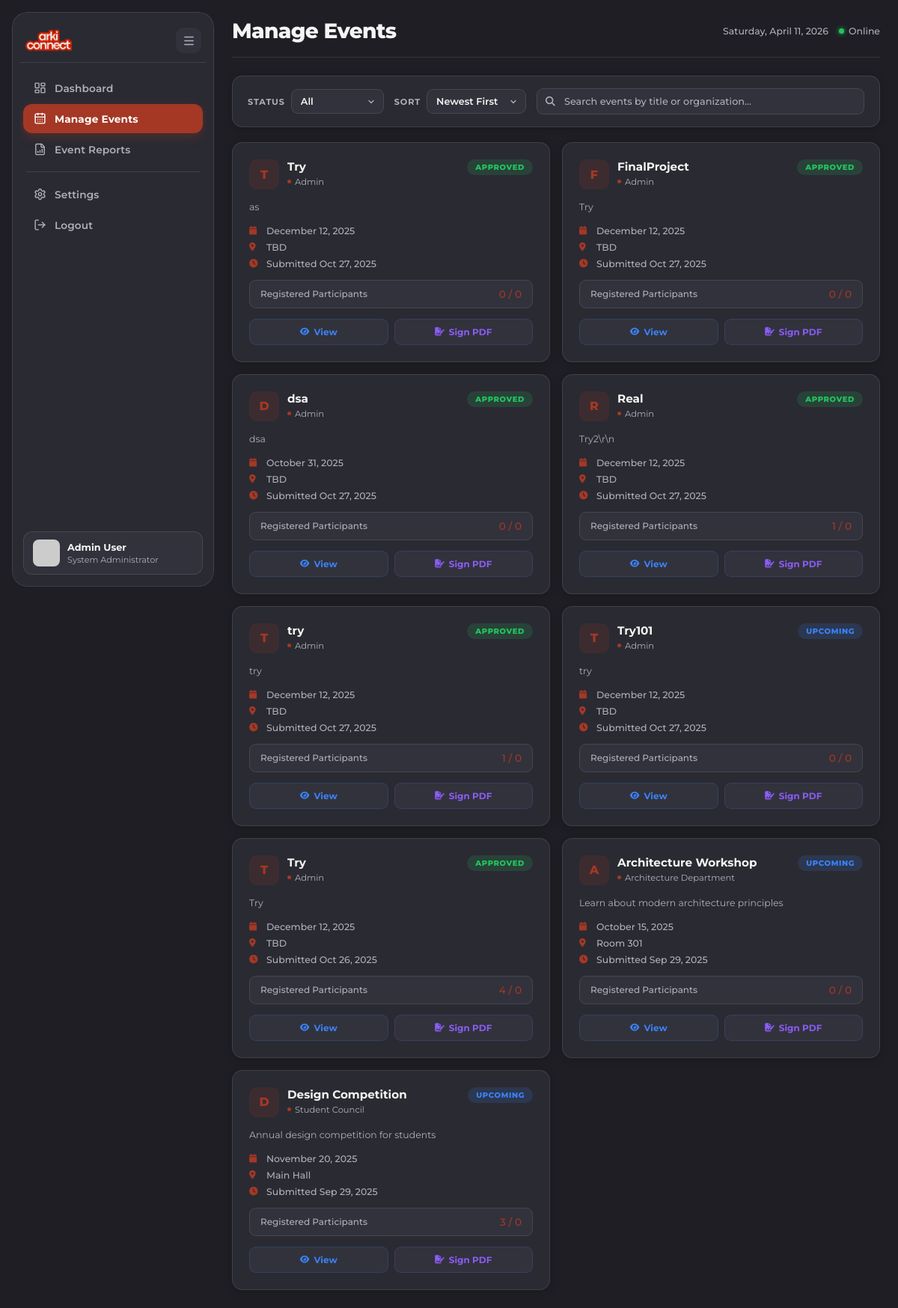
Page /PHP/manage_events.php on the committed database.
### tables this page shows
CREATE TABLE `events` (
  `id` int(11) NOT NULL,
  `title` varchar(255) NOT NULL,
  `description` text DEFAULT NULL,
  `event_date` date NOT NULL,
  `event_time` time DEFAULT NULL,
  `start_time` time DEFAULT NULL,
  `end_time` time DEFAULT NULL,
  `location` varchar(255) DEFAULT NULL,
  `image_path` varchar(500) DEFAULT NULL,
  `pdf_path` varchar(255) DEFAULT NULL,
  `registrants` int(11) DEFAULT 0,
  `organizer` varchar(255) DEFAULT NULL,
  `status` enum('pending','approved','upcoming','ongoing','completed','cancelled','rejected') DEFAULT 'pending',
  `created_by` int(11) DEFAULT NULL,
  `created_at` timestamp NOT NULL DEFAULT current_timestamp(),
  `updated_at` timestamp NOT NULL DEFAULT current_timestamp() ON UPDATE current_timestamp(),
  `approved_by` int(11) DEFAULT NULL,
  `approved_at` timestamp NULL DEFAULT NULL,
  `rejection_reason` text DEFAULT NULL
);

### PHP/manage_events.php (the view, shortened to what this page needs)
<?php
$conn = new mysqli('localhost', 'root', '', 'user_db');
$userName = $_SESSION['fullname'] ?? 'Admin User';
$words = explode(' ', trim($userName));
$userInitials = strtoupper(substr($words[0], 0, 1) . (isset($words[1]) ? substr($words[1], 0, 1) : ''));
$query = "SELECT
    e.id, e.title, e.description, e.event_date, e.location, e.status,
    e.organizer as org_name, e.created_at,
    COUNT(er.id) as registered_count,
    e.registrants as max_participants
FROM events e
LEFT JOIN event_registrations er ON e.id = er.event_id
GROUP BY e.id
ORDER BY e.created_at DESC";
$result = $conn->query($query);
$all_events = [];
if ($result && $result->num_rows > 0) {
    while ($row = $result->fetch_assoc()) $all_events[] = $row;
}
?>
<!DOCTYPE html>
<html lang="en">
<head>
    <link rel="stylesheet" href="https://cdnjs.cloudflare.com/ajax/libs/font-awesome/6.5.2/css/all.min.css">
</head>
<body>
<div class="dashboard-container">
<aside class="sidebar">
    <div class="sidebar-top-icons">
        <button class="menu-toggle-desktop" title="Toggle sidebar">
            <i data-lucide="menu"></i>
        </button>
        <div class="logo">
            <a href="Admin_db.php">
                <img src="../Images/newlogo.png" alt="Arki Connect"
                     onerror="this.style.display='none';document.getElementById('logo-fb').style.display='block'">
            </a>
        </div>
    </div>
    <div class="nav-section">
        <a href="Admin_db.php" class="nav-link" title="Dashboard">
            <i data-lucide="layout-dashboard"></i>
            <span class="link-text">Dashboard</span>
        </a>
        <a href="manage_events.php" class="nav-link active" title="Manage Events">
            <i data-lucide="calendar-days"></i>
            <span class="link-text">Manage Events</span>
        </a>
        <a href="event_reports.php" class="nav-link" title="Event Reports">
            <i data-lucide="file-bar-chart"></i>
            <span class="link-text">Event Reports</span>
        </a>
        <hr class="separator">
        <a href="settings_admin.php" class="nav-link" title="Settings">
            <i data-lucide="settings"></i>
            <span class="link-text">Settings</span>
        </a>
        <a href="login.php?logout=true" class="nav-link logout-link" title="Sign out">
            <i data-lucide="log-out"></i>
            <span class="link-text">Logout</span>
        </a>
    </div>
    <div class="user-profile">
        <img src="https://placehold.co/36x36/A43825/ffffff?text=<?= htmlspecialchars($userInitials) ?>" alt="Admin">
        <div class="user-info">
            <div class="name"><?= htmlspecialchars($userName) ?></div>
            <div class="role">System Administrator</div>
        </div>
    </div>
</aside>
<main class="content-area">
    <header class="content-header">
        <h2>Manage Events</h2>
        <div class="header-right">
            <span id="headerDate"></span>
            <div class="online-pill">
                <span class="pulse-dot"></span> Online
            </div>
        </div>
    </header>
    <div class="main-content-layout">
        <div class="filter-bar">
            <div class="filter-group">
                <label>Status</label>
                <select class="filter-select" id="statusFilter">
                    <option value="all">All</option>
                </select>
            </div>
            <div class="filter-group">
                <label>Sort</label>
                <select class="filter-select" id="sortFilter">
                    <option value="newest">Newest First</option>
                </select>
            </div>
            <div class="search-box">
                <i class="fas fa-search"></i>
                <input type="text" id="searchInput" placeholder="Search events by title or organization…">
            </div>
        </div>
        <div class="events-grid" id="eventsGrid">
            <?php if (count($all_events) > 0): ?>
                <?php foreach ($all_events as $event): ?>
                <div class="event-card"
                     data-status="<?= strtolower($event['status']) ?>"
                     data-date="<?= strtotime($event['event_date']) ?>"
                     data-created="<?= strtotime($event['created_at']) ?>">
                    <div class="event-card-header">
                        <div class="event-title-block">
                            <div class="event-initial"><?= strtoupper(substr($event['title'], 0, 1)) ?></div>
                            <div>
                                <div class="event-title"><?= htmlspecialchars($event['title']) ?></div>
                                <div class="event-org">
                                    <span class="org-dot"></span>
                                    <?= htmlspecialchars($event['org_name'] ?? 'N/A') ?>
                                </div>
                            </div>
                        </div>
                        <span class="status-badge <?= strtolower($event['status']) ?>">
                            <?= ucfirst($event['status']) ?>
                        </span>
                    </div>
                    <p class="event-description"><?= htmlspecialchars($event['description'] ?? 'No description available.') ?></p>
                    <div class="event-meta">
                        <div class="meta-row">
                            <i class="fas fa-calendar"></i>
                            <?= date('F d, Y', strtotime($event['event_date'])) ?>
                        </div>
                        <div class="meta-row">
                            <i class="fas fa-map-marker-alt"></i>
                            <?= htmlspecialchars($event['location'] ?? 'TBD') ?>
                        </div>
                        <div class="meta-row">
                            <i class="fas fa-clock"></i>
                            Submitted <?= date('M d, Y', strtotime($event['created_at'])) ?>
                        </div>
                    </div>
                    <div class="participants-bar">
                        <span>Registered Participants</span>
                        <span class="participants-count">
                            <?= $event['registered_count'] ?> / <?= $event['max_participants'] ?? '∞' ?>
                        </span>
                    </div>
                    <div class="event-actions">
                        <button class="action-btn btn-view" onclick="viewEvent(<?= $event['id'] ?>)">
                            <i class="fas fa-eye"></i> View
                        </button>
                        <?php if ($event['status'] === 'pending'): ?>
                            <button class="action-btn btn-approve" onclick="approveEvent(<?= $event['id'] ?>)">
                                <i class="fas fa-check"></i> Approve
                            </button>
                            <button class="action-btn btn-decline" onclick="openDeclineModal(<?= $event['id'] ?>)">
                                <i class="fas fa-times"></i> Decline
                            </button>
                        <?php elseif ($event['status'] === 'approved' || $event['status'] === 'upcoming'): ?>
                            <button class="action-btn btn-sign-pdf" onclick="signEventPDF(<?= $event['id'] ?>)">
                                <i class="fas fa-file-signature"></i> Sign PDF
                            </button>
                        <?php endif; ?>
                    </div>
                </div>
                <?php endforeach; ?>
            <?php endif; ?>
        </div>
    </div>
</main>
</div>
</body>
</html>

### rows in the picture
events: title "T", title "Try", organizer "Admin", status "APPROVED", description "as", event_date "December 12, 2025", location "TBD", created_at "Oct 27, 2025", registered_count "0", registrants "0"
events: title "F", title "FinalProject", organizer "Admin", status "APPROVED", description "Try", event_date "December 12, 2025", location "TBD", created_at "Oct 27, 2025", registered_count "0", registrants "0"
events: title "D", title "dsa", organizer "Admin", status "APPROVED", description "dsa", event_date "October 31, 2025", location "TBD", created_at "Oct 27, 2025", registered_count "0", registrants "0"
events: title "R", title "Real", organizer "Admin", status "APPROVED", description "Try2\\r\\n", event_date "December 12, 2025", location "TBD", created_at "Oct 27, 2025", registered_count "1", registrants "0"
events: title "T", title "try", organizer "Admin", status "APPROVED", description "try", event_date "December 12, 2025", location "TBD", created_at "Oct 27, 2025", registered_count "1", registrants "0"
events: title "T", title "Try101", organizer "Admin", status "UPCOMING", description "try", event_date "December 12, 2025", location "TBD", created_at "Oct 27, 2025", registered_count "0", registrants "0"
events: title "T", title "Try", organizer "Admin", status "APPROVED", description "Try", event_date "December 12, 2025", location "TBD", created_at "Oct 26, 2025", registered_count "4", registrants "0"
events: title "A", title "Architecture Workshop", organizer "Architecture Department", status "UPCOMING", description "Learn about modern architecture principles", event_date "October 15, 2025", location "Room 301", created_at "Sep 29, 2025", registered_count "0", registrants "0"
events: title "D", title "Design Competition", organizer "Student Council", status "UPCOMING", description "Annual design competition for students", event_date "November 20, 2025", location "Main Hall", created_at "Sep 29, 2025", registered_count "3", registrants "0"

### other values in the picture
$userName "Admin User"
